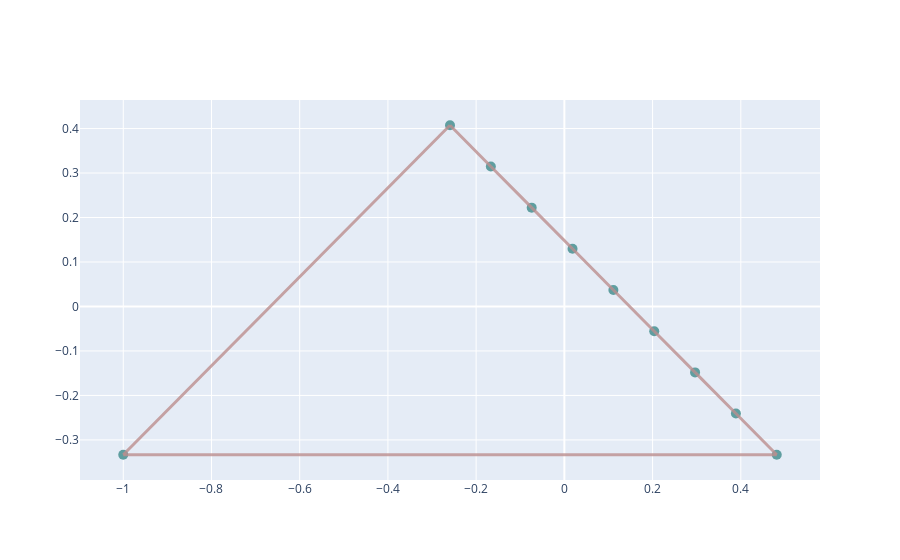

Notebook source saved alongside this figure:
### Code cell
n.pf()
n.iplot()

### Figure 1 — Plotly figure (JSON) as saved in the notebook; plotly's stock layout.template omitted (floating-point values rounded to 4 significant figures)
{"data": [{"hoverinfo": "text", "marker": {"color": "cadetblue", "size": 10}, "mode": "markers", "opacity": 1, "text": ["Bus 0", "Bus 1", "Bus 2", "Bus 3", "Bus 4", "Bus 5", "Bus 6", "Bus 7", "Bus 8", "Bus 9"], "x": [-1.0, -0.2593, -0.1667, -0.07407, 0.01852, 0.1111, 0.2037, 0.2963, 0.3889, 0.4815], "y": [-0.3333, 0.4074, 0.3148, 0.2222, 0.1296, 0.03704, -0.05556, -0.1481, -0.2407, -0.3333], "type": "scatter"}, {"hoverinfo": "text", "marker": {"opacity": 0.0}, "mode": "markers", "text": ["Line 0 lines", "Line 1 lines", "Line 2 lines", "Line 3 lines", "Line 4 lines", "Line 5 lines", "Line 6 lines", "Line 7 lines", "Line 8 lines", "Line 9 lines"], "x": [-0.2593, -0.6296, -0.213, -0.1204, -0.02778, 0.06481, 0.1574, 0.25, 0.3426, 0.4352], "y": [-0.3333, 0.03704, 0.3611, 0.2685, 0.1759, 0.08333, -0.009259, -0.1019, -0.1944, -0.287], "type": "scatter"}], "layout": {"hovermode": "closest", "shapes": [{"line": {"color": "rosybrown", "width": 3}, "opacity": 0.8, "type": "line", "x0": -1.0, "x1": 0.4815, "y0": -0.3333, "y1": -0.3333}, {"line": {"color": "rosybrown", "width": 3}, "opacity": 0.8, "type": "line", "x0": -0.2593, "x1": -1.0, "y0": 0.4074, "y1": -0.3333}, {"line": {"color": "rosybrown", "width": 3}, "opacity": 0.8, "type": "line", "x0": -0.1667, "x1": -0.2593, "y0": 0.3148, "y1": 0.4074}, {"line": {"color": "rosybrown", "width": 3}, "opacity": 0.8, "type": "line", "x0": -0.07407, "x1": -0.1667, "y0": 0.2222, "y1": 0.3148}, {"line": {"color": "rosybrown", "width": 3}, "opacity": 0.8, "type": "line", "x0": 0.01852, "x1": -0.07407, "y0": 0.1296, "y1": 0.2222}, {"line": {"color": "rosybrown", "width": 3}, "opacity": 0.8, "type": "line", "x0": 0.1111, "x1": 0.01852, "y0": 0.03704, "y1": 0.1296}, {"line": {"color": "rosybrown", "width": 3}, "opacity": 0.8, "type": "line", "x0": 0.2037, "x1": 0.1111, "y0": -0.05556, "y1": 0.03704}, {"line": {"color": "rosybrown", "width": 3}, "opacity": 0.8, "type": "line", "x0": 0.2963, "x1": 0.2037, "y0": -0.1481, "y1": -0.05556}, {"line": {"color": "rosybrown", "width": 3}, "opacity": 0.8, "type": "line", "x0": 0.3889, "x1": 0.2963, "y0": -0.2407, "y1": -0.1481}, {"line": {"color": "rosybrown", "width": 3}, "opacity": 0.8, "type": "line", "x0": 0.4815, "x1": 0.3889, "y0": -0.3333, "y1": -0.2407}], "showlegend": false, "title": {"text": ""}}}
